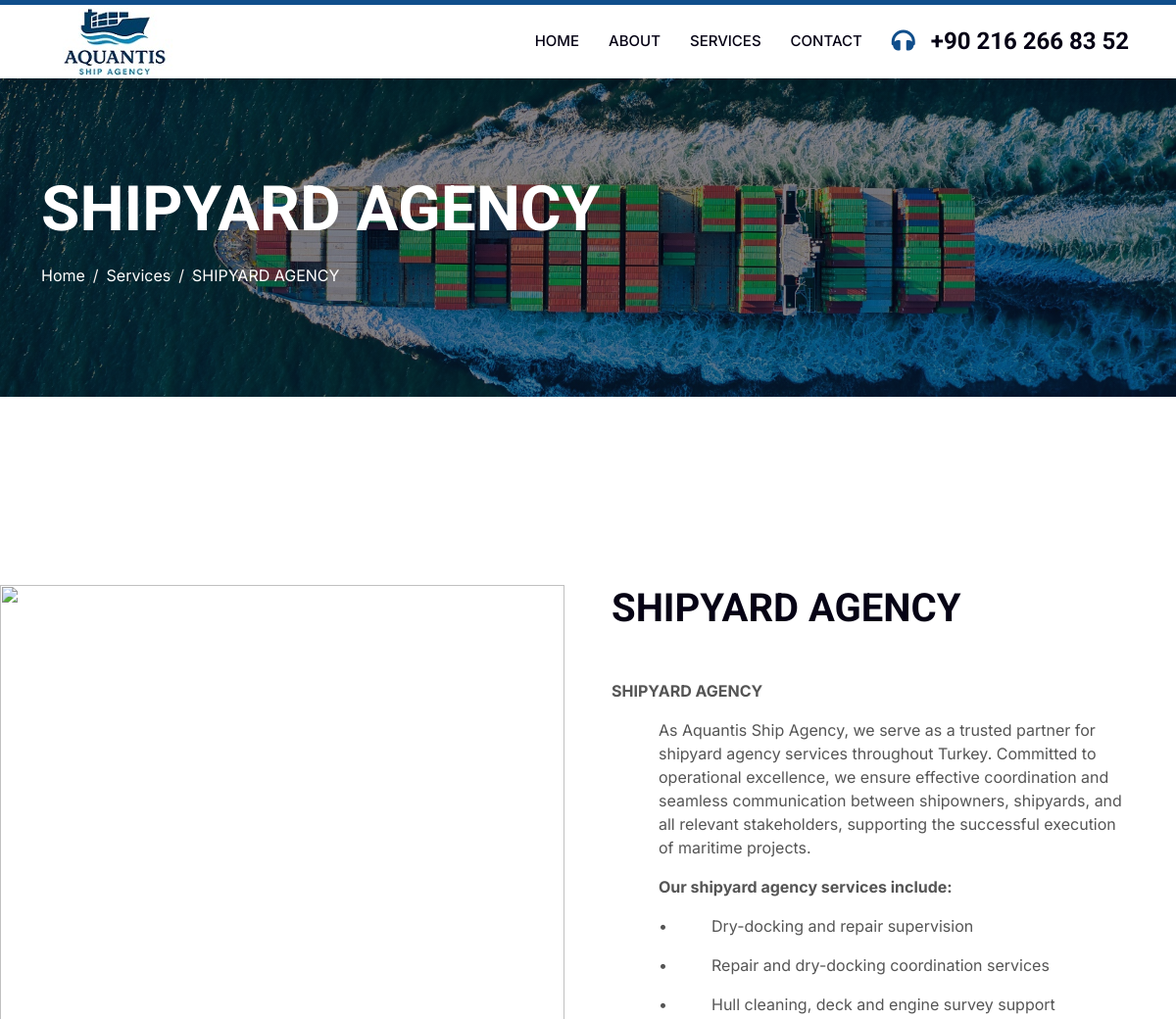
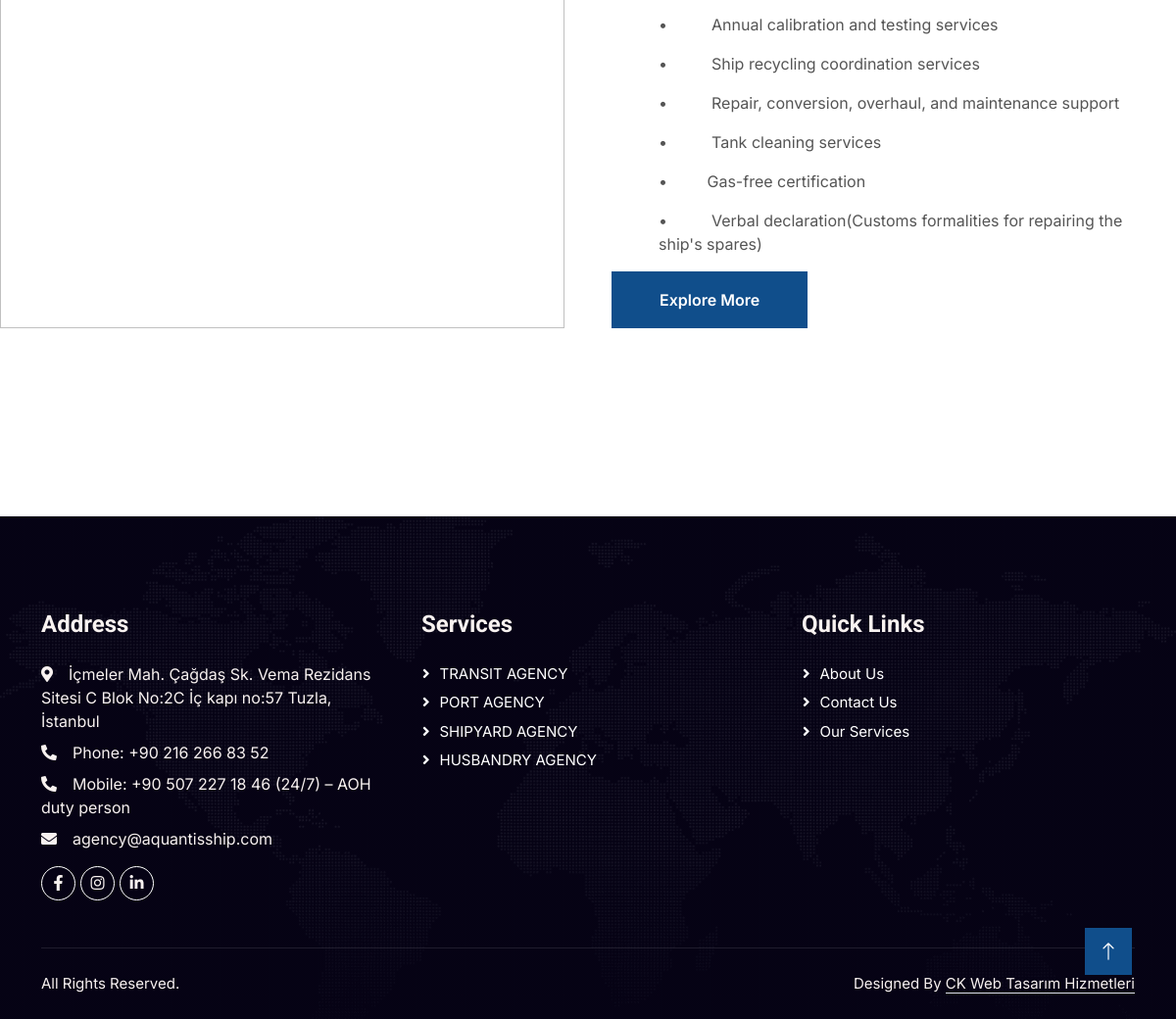
The app's page /service/shipyard-agency with its own data (2 pictures, top to bottom).
### pages/models.py (models this page shows, shortened)
class ServiceModel(models.Model):
    title = models.CharField(max_length=50, verbose_name='Hizmet Adı')
    description = models.TextField(verbose_name='Hizmet Açıklaması')
    description_big = RichTextField(verbose_name="Geniş Açıklama ve Yazı")
    image = CloudinaryField('image')
    slug= models.SlugField()
    is_active =models.BooleanField(verbose_name='Hizmet Aktif Mi')

### pages/views.py (the view)
# urls.py: path('service/<slug:slug>', views.Service_Detail, name='service_detail'),
def Service_Detail(request, slug):
    service = ServiceModel.objects.get(slug=slug)
    context = {
        'service' : service
    }
    return render(request, "pages/service_detail.html", context)

### templates/pages/service_detail.html (shortened to what this page needs)
{% extends "base.html" %}
{% load static %}
{% block content %}
<div class="container-fluid page-header py-5" style="margin-bottom: 6rem;">
        <div class="container py-5">
            <h1 class="display-3 text-white mb-3 animated slideInDown">{{service.title|upper}}</h1>
            <nav aria-label="breadcrumb animated slideInDown">
                <ol class="breadcrumb">
                    <li class="breadcrumb-item"><a class="text-white" href="{% url "index" %}">Home</a></li>
                    <li class="breadcrumb-item"><a class="text-white" href="{% url "services" %}">Services</a></li>
                    <li class="breadcrumb-item text-white active" aria-current="page">{{service.title}}</li>
                </ol>
            </nav>
        </div>
    </div>
    <div class="container-fluid overflow-hidden py-5 px-lg-0">
        <div class="container about py-5 px-lg-0">
            <div class="row g-5 mx-lg-0">
                <div class="col-lg-6 ps-lg-0 wow fadeInLeft" data-wow-delay="0.1s" style="min-height: 400px;">
                    <div class="position-relative h-100">
                        <img class="position-absolute img-fluid w-100 h-100" src="{{ service.image.url }}" style="object-fit: cover;" alt="">
                    </div>
                </div>
                <div class="col-lg-6 about-text wow fadeInUp" data-wow-delay="0.3s">
                    <h1 class="mb-5">{{service.title}}</h1>
                    <p class="mb-5">{{service.description_big|safe}}</p>
                    <a href="{% url "services" %}" class="btn btn-primary py-3 px-5">Explore More</a>
                </div>
            </div>
        </div>
    </div>
{% endblock content %}

### staticfiles/css/style.css (style rules this page uses)
:root { --primary: #483D8B; --secondary: #51CFED; --light: #F8F2F0; --dark: #060315; }
.btn { font-weight: 600; transition: .5s; }
.btn.btn-primary, .btn.btn-secondary { color: #FFFFFF; }
.page-header { background: linear-gradient(rgba(6, 3, 21, .5), rgba(6, 3, 21, .5)), url(../img/carousel-1.jpg) center center no-repeat; background-size: cover; }
.breadcrumb-item + .breadcrumb-item::before { color: var(--light); }
@media (min-width: 992px) { .container.about { max-width: 100% !important; } }
@media (min-width: 992px) { .about-text { padding-right: calc(((100% - 960px) / 2) + .75rem); } }
@media (min-width: 1200px) { .about-text { padding-right: calc(((100% - 1140px) / 2) + .75rem); } }

### records on screen
ServiceModel: title "SHIPYARD AGENCY", description_big "SHIPYARD AGENCY As Aquantis Ship Agency, we serve as a trusted partner for shipyard agency services throughout Turkey. Committed to operational excellence, we ensure effective coordination and seamless communication between shipowners, shipyards, and all relevant stakeholders, supporting the successful execution of maritime projects. Our shipyard agency services include: • Dry-docking and repair supervision • Repair and dry-docking coordination services • Hull cleaning, deck and engine survey support • Annual calibration and testing services • Ship recycling coordination services • Repair, conversion, overhaul, and maintenance support • Tank cleaning services • Gas-free certification •…"
